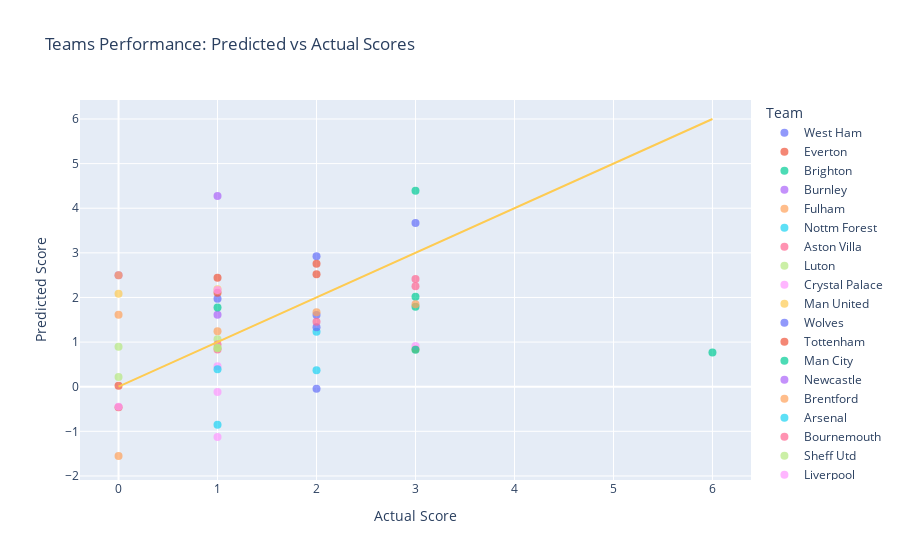

Source (notebook cell):
### Markdown cell above
### graph of test data

### Code cell
import plotly.express as px
import plotly.graph_objects as go


with torch.no_grad():
    home_outputs, away_outputs = model(X_test_tensor, X_test_tensor[:, -2], X_test_tensor[:, -1])  
    home_outputs = home_outputs.squeeze().cpu().numpy()  
    away_outputs = away_outputs.squeeze().cpu().numpy()  
    y_home_test_np = y_home_test_tensor.cpu().numpy()  
    y_away_test_np = y_away_test_tensor.cpu().numpy()  
    home_teams = label_encoder.inverse_transform(X_test['home_team'])  
    away_teams = label_encoder.inverse_transform(X_test['away_team'])  

    
    df_home = pd.DataFrame({
        'Team': home_teams,
        'Opponent': away_teams,
        'Actual Score': y_home_test_np,
        'Predicted Score': home_outputs
    })

    df_away = pd.DataFrame({
        'Team': away_teams,
        'Opponent': home_teams,
        'Actual Score': y_away_test_np,
        'Predicted Score': away_outputs
    })

    
    df_all = pd.concat([df_home, df_away])

    
    fig = px.scatter(df_all, x='Actual Score', y='Predicted Score', color='Team',
                     title='Teams Performance: Predicted vs Actual Scores',
                     labels={'Actual Score': 'Actual Score', 'Predicted Score': 'Predicted Score'},
                     hover_data=['Team', 'Opponent'])
    
    line_x_values = np.linspace(0, 6)
    line_y_values = line_x_values

    # Add a trace for the line y = x
    fig.add_trace(go.Scatter(x=line_x_values, y=line_y_values, mode='lines', name='y = x'))

    fig.update_traces(marker=dict(size=8, opacity=0.7), selector=dict(mode='markers'))
    fig.show()

### Figure 1 — Plotly figure (JSON) as saved in the notebook; plotly's stock layout.template omitted (floating-point values rounded to 4 significant figures)
{"data": [{"customdata": [["West Ham", "Man City"], ["West Ham", "Sheff Utd"], ["West Ham", "Nottm Forest"]], "hovertemplate": "Team=%{customdata[0]}<br>Actual Score=%{x}<br>Predicted Score=%{y}<br>Opponent=%{customdata[1]}<extra></extra>", "legendgroup": "West Ham", "marker": {"color": "#636efa", "opacity": 0.7, "size": 8, "symbol": "circle"}, "mode": "markers", "name": "West Ham", "orientation": "v", "showlegend": true, "type": "scatter", "x": [1, 2, 3], "xaxis": "x", "y": [1.969, 2.925, 3.669], "yaxis": "y"}, {"customdata": [["Everton", "Arsenal"], ["Everton", "Fulham"]], "hovertemplate": "Team=%{customdata[0]}<br>Actual Score=%{x}<br>Predicted Score=%{y}<br>Opponent=%{customdata[1]}<extra></extra>", "legendgroup": "Everton", "marker": {"color": "#EF553B", "opacity": 0.7, "size": 8, "symbol": "circle"}, "mode": "markers", "name": "Everton", "orientation": "v", "showlegend": true, "type": "scatter", "x": [0, 0], "xaxis": "x", "y": [0.01931, -0.4608], "yaxis": "y"}, {"customdata": [["Brighton", "Bournemouth"], ["Brighton", "Man United"]], "hovertemplate": "Team=%{customdata[0]}<br>Actual Score=%{x}<br>Predicted Score=%{y}<br>Opponent=%{customdata[1]}<extra></extra>", "legendgroup": "Brighton", "marker": {"color": "#00cc96", "opacity": 0.7, "size": 8, "symbol": "circle"}, "mode": "markers", "name": "Brighton", "orientation": "v", "showlegend": true, "type": "scatter", "x": [3, 3], "xaxis": "x", "y": [2.019, 1.79], "yaxis": "y"}, {"customdata": [["Burnley", "Aston Villa"], ["Burnley", "Man City"]], "hovertemplate": "Team=%{customdata[0]}<br>Actual Score=%{x}<br>Predicted Score=%{y}<br>Opponent=%{customdata[1]}<extra></extra>", "legendgroup": "Burnley", "marker": {"color": "#ab63fa", "opacity": 0.7, "size": 8, "symbol": "circle"}, "mode": "markers", "name": "Burnley", "orientation": "v", "showlegend": true, "type": "scatter", "x": [1, 0], "xaxis": "x", "y": [1.614, 2.5], "yaxis": "y"}, {"customdata": [["Fulham", "Sheff Utd"], ["Fulham", "Brentford"], ["Fulham", "Everton"], ["Fulham", "Tottenham"]], "hovertemplate": "Team=%{customdata[0]}<br>Actual Score=%{x}<br>Predicted Score=%{y}<br>Opponent=%{customdata[1]}<extra></extra>", "legendgroup": "Fulham", "marker": {"color": "#FFA15A", "opacity": 0.7, "size": 8, "symbol": "circle"}, "mode": "markers", "name": "Fulham", "orientation": "v", "showlegend": true, "type": "scatter", "x": [3, 0, 1, 0], "xaxis": "x", "y": [0.84, -1.553, 1.245, 2.499], "yaxis": "y"}, {"customdata": [["Nottm Forest", "Sheff Utd"], ["Nottm Forest", "West Ham"]], "hovertemplate": "Team=%{customdata[0]}<br>Actual Score=%{x}<br>Predicted Score=%{y}<br>Opponent=%{customdata[1]}<extra></extra>", "legendgroup": "Nottm Forest", "marker": {"color": "#19d3f3", "opacity": 0.7, "size": 8, "symbol": "circle"}, "mode": "markers", "name": "Nottm Forest", "orientation": "v", "showlegend": true, "type": "scatter", "x": [2, 2], "xaxis": "x", "y": [1.23, 0.3677], "yaxis": "y"}, {"customdata": [["Aston Villa", "Crystal Palace"], ["Aston Villa", "Burnley"]], "hovertemplate": "Team=%{customdata[0]}<br>Actual Score=%{x}<br>Predicted Score=%{y}<br>Opponent=%{customdata[1]}<extra></extra>", "legendgroup": "Aston Villa", "marker": {"color": "#FF6692", "opacity": 0.7, "size": 8, "symbol": "circle"}, "mode": "markers", "name": "Aston Villa", "orientation": "v", "showlegend": true, "type": "scatter", "x": [3, 3], "xaxis": "x", "y": [2.414, 2.249], "yaxis": "y"}, {"customdata": [["Luton", "Liverpool"], ["Luton", "Tottenham"]], "hovertemplate": "Team=%{customdata[0]}<br>Actual Score=%{x}<br>Predicted Score=%{y}<br>Opponent=%{customdata[1]}<extra></extra>", "legendgroup": "Luton", "marker": {"color": "#B6E880", "opacity": 0.7, "size": 8, "symbol": "circle"}, "mode": "markers", "name": "Luton", "orientation": "v", "showlegend": true, "type": "scatter", "x": [1, 0], "xaxis": "x", "y": [1.066, 0.8953], "yaxis": "y"}, {"customdata": [["Crystal Palace", "Arsenal"], ["Crystal Palace", "Wolves"], ["Crystal Palace", "Tottenham"], ["Crystal Palace", "Aston Villa"], ["Crystal Palace", "Man United"]], "hovertemplate": "Team=%{customdata[0]}<br>Actual Score=%{x}<br>Predicted Score=%{y}<br>Opponent=%{customdata[1]}<extra></extra>", "legendgroup": "Crystal Palace", "marker": {"color": "#FF97FF", "opacity": 0.7, "size": 8, "symbol": "circle"}, "mode": "markers", "name": "Crystal Palace", "orientation": "v", "showlegend": true, "type": "scatter", "x": [0, 3, 1, 1, 1], "xaxis": "x", "y": [-0.4505, 0.9124, 0.4564, -1.128, -0.1179], "yaxis": "y"}, {"customdata": [["Man United", "Crystal Palace"], ["Man United", "Brighton"]], "hovertemplate": "Team=%{customdata[0]}<br>Actual Score=%{x}<br>Predicted Score=%{y}<br>Opponent=%{customdata[1]}<extra></extra>", "legendgroup": "Man United", "marker": {"color": "#FECB52", "opacity": 0.7, "size": 8, "symbol": "circle"}, "mode": "markers", "name": "Man United", "orientation": "v", "showlegend": true, "type": "scatter", "x": [0, 1], "xaxis": "x", "y": [2.083, 2.183], "yaxis": "y"}, {"customdata": [["Wolves", "Tottenham"], ["Wolves", "Man City"], ["Wolves", "Crystal Palace"]], "hovertemplate": "Team=%{customdata[0]}<br>Actual Score=%{x}<br>Predicted Score=%{y}<br>Opponent=%{customdata[1]}<extra></extra>", "legendgroup": "Wolves", "marker": {"color": "#636efa", "opacity": 0.7, "size": 8, "symbol": "circle"}, "mode": "markers", "name": "Wolves", "orientation": "v", "showlegend": true, "type": "scatter", "x": [2, 2, 2], "xaxis": "x", "y": [1.331, -0.04626, 1.606], "yaxis": "y"}, {"customdata": [["Tottenham", "Fulham"], ["Tottenham", "Crystal Palace"], ["Tottenham", "Wolves"], ["Tottenham", "Luton"]], "hovertemplate": "Team=%{customdata[0]}<br>Actual Score=%{x}<br>Predicted Score=%{y}<br>Opponent=%{customdata[1]}<extra></extra>", "legendgroup": "Tottenham", "marker": {"color": "#EF553B", "opacity": 0.7, "size": 8, "symbol": "circle"}, "mode": "markers", "name": "Tottenham", "orientation": "v", "showlegend": true, "type": "scatter", "x": [2, 2, 1, 1], "xaxis": "x", "y": [2.758, 2.52, 2.104, 2.441], "yaxis": "y"}, {"customdata": [["Man City", "Bournemouth"], ["Man City", "West Ham"], ["Man City", "Burnley"], ["Man City", "Wolves"]], "hovertemplate": "Team=%{customdata[0]}<br>Actual Score=%{x}<br>Predicted Score=%{y}<br>Opponent=%{customdata[1]}<extra></extra>", "legendgroup": "Man City", "marker": {"color": "#00cc96", "opacity": 0.7, "size": 8, "symbol": "circle"}, "mode": "markers", "name": "Man City", "orientation": "v", "showlegend": true, "type": "scatter", "x": [6, 3, 3, 1], "xaxis": "x", "y": [0.7671, 0.8258, 4.392, 1.772], "yaxis": "y"}, {"customdata": [["Newcastle", "Brentford"]], "hovertemplate": "Team=%{customdata[0]}<br>Actual Score=%{x}<br>Predicted Score=%{y}<br>Opponent=%{customdata[1]}<extra></extra>", "legendgroup": "Newcastle", "marker": {"color": "#ab63fa", "opacity": 0.7, "size": 8, "symbol": "circle"}, "mode": "markers", "name": "Newcastle", "orientation": "v", "showlegend": true, "type": "scatter", "x": [1], "xaxis": "x", "y": [4.274], "yaxis": "y"}, {"customdata": [["Brentford", "Bournemouth"], ["Brentford", "Fulham"], ["Brentford", "Newcastle"]], "hovertemplate": "Team=%{customdata[0]}<br>Actual Score=%{x}<br>Predicted Score=%{y}<br>Opponent=%{customdata[1]}<extra></extra>", "legendgroup": "Brentford", "marker": {"color": "#FFA15A", "opacity": 0.7, "size": 8, "symbol": "circle"}, "mode": "markers", "name": "Brentford", "orientation": "v", "showlegend": true, "type": "scatter", "x": [2, 3, 0], "xaxis": "x", "y": [1.671, 1.848, 1.612], "yaxis": "y"}, {"customdata": [["Arsenal", "Everton"], ["Arsenal", "Crystal Palace"]], "hovertemplate": "Team=%{customdata[0]}<br>Actual Score=%{x}<br>Predicted Score=%{y}<br>Opponent=%{customdata[1]}<extra></extra>", "legendgroup": "Arsenal", "marker": {"color": "#19d3f3", "opacity": 0.7, "size": 8, "symbol": "circle"}, "mode": "markers", "name": "Arsenal", "orientation": "v", "showlegend": true, "type": "scatter", "x": [1, 1], "xaxis": "x", "y": [0.3907, -0.8516], "yaxis": "y"}, {"customdata": [["Bournemouth", "Brighton"], ["Bournemouth", "Man City"], ["Bournemouth", "Brentford"]], "hovertemplate": "Team=%{customdata[0]}<br>Actual Score=%{x}<br>Predicted Score=%{y}<br>Opponent=%{customdata[1]}<extra></extra>", "legendgroup": "Bournemouth", "marker": {"color": "#FF6692", "opacity": 0.7, "size": 8, "symbol": "circle"}, "mode": "markers", "name": "Bournemouth", "orientation": "v", "showlegend": true, "type": "scatter", "x": [1, 1, 2], "xaxis": "x", "y": [0.9485, 0.8346, 1.456], "yaxis": "y"}, {"customdata": [["Sheff Utd", "West Ham"], ["Sheff Utd", "Fulham"], ["Sheff Utd", "Nottm Forest"]], "hovertemplate": "Team=%{customdata[0]}<br>Actual Score=%{x}<br>Predicted Score=%{y}<br>Opponent=%{customdata[1]}<extra></extra>", "legendgroup": "Sheff Utd", "marker": {"color": "#B6E880", "opacity": 0.7, "size": 8, "symbol": "circle"}, "mode": "markers", "name": "Sheff Utd", "orientation": "v", "showlegend": true, "type": "scatter", "x": [0, 1, 1], "xaxis": "x", "y": [0.2184, 0.8627, 0.8742], "yaxis": "y"}, {"customdata": [["Liverpool", "Luton"]], "hovertemplate": "Team=%{customdata[0]}<br>Actual Score=%{x}<br>Predicted Score=%{y}<br>Opponent=%{customdata[1]}<extra></extra>", "legendgroup": "Liverpool", "marker": {"color": "#FF97FF", "opacity": 0.7, "size": 8, "symbol": "circle"}, "mode": "markers", "name": "Liverpool", "orientation": "v", "showlegend": true, "type": "scatter", "x": [1], "xaxis": "x", "y": [2.169], "yaxis": "y"}, {"mode": "lines", "name": "y = x", "type": "scatter", "x": [0, 0.1224, 0.2449, 0.3673, 0.4898, 0.6122, 0.7347, 0.8571, 0.9796, 1.102, 1.224, 1.347, 1.469, 1.592, 1.714, 1.837, 1.959, 2.082, 2.204, 2.327, 2.449, 2.571, 2.694, 2.816, 2.939, 3.061, 3.184, 3.306, 3.429, 3.551, 3.673, 3.796, 3.918, 4.041, 4.163, 4.286, 4.408, 4.531, 4.653, 4.776, 4.898, 5.02, 5.143, 5.265, 5.388, 5.51, 5.633, 5.755, 5.878, 6], "y": [0, 0.1224, 0.2449, 0.3673, 0.4898, 0.6122, 0.7347, 0.8571, 0.9796, 1.102, 1.224, 1.347, 1.469, 1.592, 1.714, 1.837, 1.959, 2.082, 2.204, 2.327, 2.449, 2.571, 2.694, 2.816, 2.939, 3.061, 3.184, 3.306, 3.429, 3.551, 3.673, 3.796, 3.918, 4.041, 4.163, 4.286, 4.408, 4.531, 4.653, 4.776, 4.898, 5.02, 5.143, 5.265, 5.388, 5.51, 5.633, 5.755, 5.878, 6]}], "layout": {"legend": {"title": {"text": "Team"}, "tracegroupgap": 0}, "title": {"text": "Teams Performance: Predicted vs Actual Scores"}, "xaxis": {"anchor": "y", "domain": [0, 1], "title": {"text": "Actual Score"}}, "yaxis": {"anchor": "x", "domain": [0, 1], "title": {"text": "Predicted Score"}}}}
